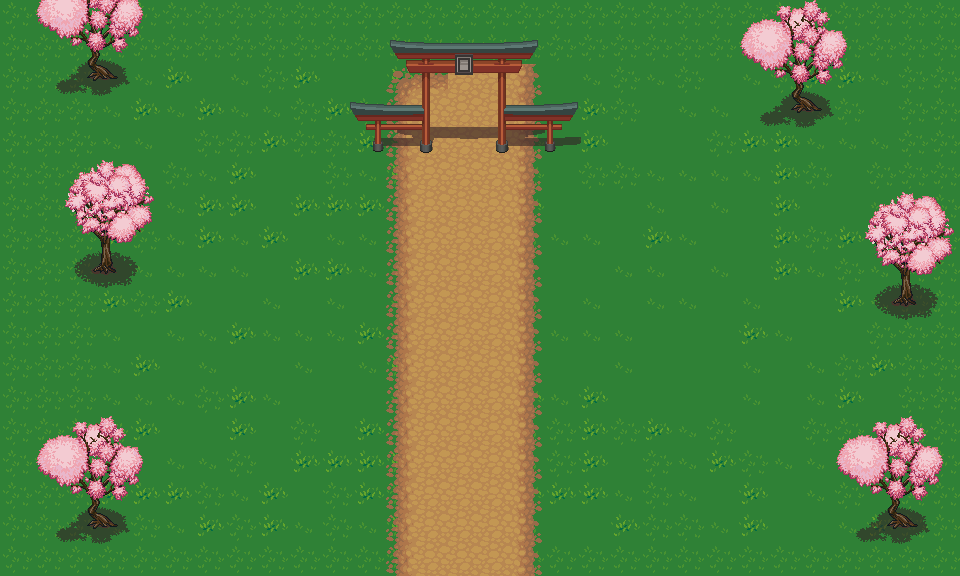

Tiled map render using the project's own tile images. Description and the map definition, with tile-layer contents summarised, below:
An orthogonal 30x18 tile map with 32x32 px tiles, 3 tile layers (Ground, rocks, Japanese).

<map version="1.0" orientation="orthogonal" width="30" height="18" tilewidth="32" tileheight="32">
 <tileset firstgid="1" name="Exteriors" tilewidth="32" tileheight="32">
  <image source="tiles_/exteriors.png" width="1120" height="1568" />
 </tileset>
 <layer name="Ground" width="30" height="18">
  <data>[540 cells, 540 non-empty, 4 distinct tile ids]</data>
 </layer>
 <layer name="rocks" width="30" height="18">
  <data>[540 cells, 80 non-empty, 5 distinct tile ids]</data>
 </layer>
 <layer name="Japanese" width="30" height="18">
  <data>[540 cells, 120 non-empty, 64 distinct tile ids]</data>
 </layer>
</map>
